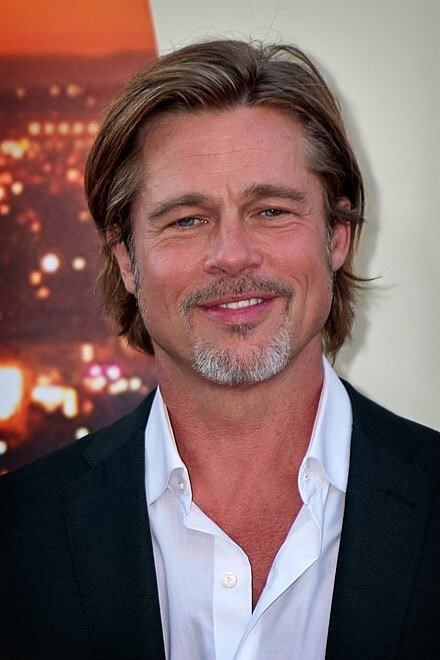
#> input picture face-test-new.jpg, 440 x 660 px
$ python -i quality_models.py   (imports and definitions only)   (older library calls are emulated)
#> lines starting #> are read from the running program, lines starting #| are printed output that depends on the picture
'''
Enhanced Face Quality Models with ONNX Support
'''

import numpy as np
import onnxruntime as ort
from typing import Dict, Any, List, Tuple, Optional
from dataclasses import dataclass
import cv2
import logging
import os # Make sure os is imported for getenv in AdvancedQualityAssessor

logger = logging.getLogger(__name__)

@dataclass
class QualityMetrics:
    """Comprehensive quality metrics"""
    overall_score: float
    sharpness: float
    brightness: float
    contrast: float
    face_size_score: float
    pose_quality: float
    symmetry_score: float
    skin_quality: float
    expression_quality: float
    occlusion_score: float
    blur_score: float
    noise_level: float
    illumination_uniformity: float

@dataclass
class FacePose:
    """Face pose angles"""
    yaw: float  # Left-right rotation
    pitch: float  # Up-down rotation
    roll: float  # Tilt rotation
    frontal_score: float  # How frontal the face is (0-1)

class FaceQualityONNX:
    """ONNX-based face quality assessment model"""

    def __init__(self, model_path: str, device: str = "gpu"):
        self.model_path = model_path
        self.device = device
        self.session = None
        self._initialize_model()

    def _initialize_model(self):
        """Initialize ONNX model with optimized settings"""
        try:
            # Session options for optimization
            sess_options = ort.SessionOptions()
            sess_options.graph_optimization_level = ort.GraphOptimizationLevel.ORT_ENABLE_ALL
            sess_options.enable_mem_pattern = True
            sess_options.enable_cpu_mem_arena = True

            # Providers based on device
            providers = []
            if self.device == "gpu" and 'CUDAExecutionProvider' in ort.get_available_providers():
                providers.append(('CUDAExecutionProvider', {
                    'device_id': 0,
                    'arena_extend_strategy': 'kNextPowerOfTwo',
                    'gpu_mem_limit': 200 * 1024 * 1024,  # 200MB
                    'cudnn_conv_algo_search': 'EXHAUSTIVE',
                }))
            providers.append('CPUExecutionProvider')

            self.session = ort.InferenceSession(
                self.model_path,
                sess_options=sess_options,
                providers=providers
            )

            # Get input/output info
            self.input_name = self.session.get_inputs()[0].name
            self.input_shape = self.session.get_inputs()[0].shape
            self.output_names = [o.name for o in self.session.get_outputs()]

            logger.info(f"Face quality model loaded: {self.model_path}")

        except Exception as e:
            logger.error(f"Failed to load quality model: {e}")
            # Fallback to rule-based assessment
            self.session = None

    # [75 lines left out: functions assess_quality, _assess_with_model, _preprocess_for_model, _calculate_all_metrics, not called in this run]

class AdvancedQualityAssessor:
    """Advanced quality assessment with multiple techniques"""

    def __init__(self, enable_ml_model: bool = True):
        self.enable_ml_model = enable_ml_model
        self.ml_model = None

        if enable_ml_model:
            try:
                # Ensure model path is correct, assuming it's relative to app.py or an absolute path is set via ENV
                model_path = os.getenv('MODEL_PATH', '/app/models/face_quality_v2.onnx')
                self.ml_model = FaceQualityONNX(model_path)
            except Exception as e:
                logger.warning(f"ML model not available: {e}")
                self.ml_model = None # Ensure it's None if init fails

    def comprehensive_assessment(self, face_image: np.ndarray) -> Dict[str, Any]:
        """Perform comprehensive quality assessment"""

        # Basic image checks
        if face_image is None or face_image.size == 0:
            return self._empty_result()

        # Get quality metrics
        if self.ml_model and self.ml_model.session: # Check if session is initialized
            metrics = self.ml_model.assess_quality(face_image)
        else:
            metrics = self._calculate_all_metrics(face_image)

        # Analyze pose
        pose = self._estimate_face_pose(face_image)

        # Generate recommendations
        recommendations = self._generate_recommendations(metrics, pose)

        # Calculate category
        category = self._determine_category(metrics.overall_score)

        return {
            "overall_score": metrics.overall_score,
            "category": category,
            "metrics": {
                "sharpness": metrics.sharpness,
                "brightness": metrics.brightness,
                "contrast": metrics.contrast,
                "face_size": metrics.face_size_score,
                "pose_quality": metrics.pose_quality,
                "symmetry": metrics.symmetry_score,
                "skin_quality": metrics.skin_quality,
                "expression": metrics.expression_quality,
                "occlusion": metrics.occlusion_score,
                "blur": metrics.blur_score,
                "noise": metrics.noise_level,
                "illumination": metrics.illumination_uniformity
            },
            "pose": {
                "yaw": pose.yaw,
                "pitch": pose.pitch,
                "roll": pose.roll,
                "frontal_score": pose.frontal_score
            },
            "recommendations": recommendations,
            "usable_for": self._determine_use_cases(metrics)
        }

    def _calculate_all_metrics(self, face_image: np.ndarray) -> QualityMetrics:
        """Calculate all quality metrics using computer vision"""

        # Convert to grayscale for analysis
        gray = cv2.cvtColor(face_image, cv2.COLOR_BGR2GRAY)

        # Basic metrics
        sharpness = self._calculate_sharpness_advanced(gray)
        brightness = self._calculate_brightness_advanced(gray)
        contrast = self._calculate_contrast_advanced(gray)

        # Face-specific metrics
        face_size_score = self._calculate_face_size_score(face_image)
        pose_quality = self._estimate_pose_quality(face_image) # Uses _estimate_face_pose
        symmetry_score = self._calculate_symmetry(gray)

        # Quality metrics
        skin_quality = self._assess_skin_quality(face_image)
        expression_quality = self._assess_expression_quality(gray)
        occlusion_score = self._detect_occlusions_advanced(face_image)

        # Image quality metrics
        blur_score = self._calculate_motion_blur(gray) # Uses _calculate_sharpness_advanced
        noise_level = self._calculate_noise_level_advanced(gray)
        illumination_uniformity = self._calculate_illumination_uniformity(gray)

        # Calculate overall score
        overall = self._calculate_weighted_score({
            'sharpness': (sharpness, 0.20),
            'brightness': (brightness, 0.15),
            'contrast': (contrast, 0.10),
            'face_size': (face_size_score, 0.10),
            'pose_quality': (pose_quality, 0.15),
            'symmetry': (symmetry_score, 0.05),
            'skin_quality': (skin_quality, 0.05),
            'occlusion': (1.0 - occlusion_score, 0.10), # Inverted: higher occlusion = lower score contribution
            'blur': (1.0 - blur_score, 0.05), # Inverted: higher blur = lower score contribution
            'illumination': (illumination_uniformity, 0.05)
        })

        return QualityMetrics(
            overall_score=overall,
            sharpness=sharpness,
            brightness=brightness,
            contrast=contrast,
            face_size_score=face_size_score,
            pose_quality=pose_quality,
            symmetry_score=symmetry_score,
            skin_quality=skin_quality,
            expression_quality=expression_quality,
            occlusion_score=occlusion_score,
            blur_score=blur_score,
            noise_level=noise_level,
            illumination_uniformity=illumination_uniformity
        )

    def _calculate_sharpness_advanced(self, gray_image: np.ndarray) -> float:
        """Advanced sharpness calculation using multiple methods"""
        if gray_image is None or gray_image.size == 0: return 0.0

        # Method 1: Laplacian variance
        laplacian = cv2.Laplacian(gray_image, cv2.CV_64F)
        laplacian_var = laplacian.var()
        laplacian_score = min(laplacian_var / 500.0, 1.0)

        # Method 2: Gradient magnitude
        grad_x = cv2.Sobel(gray_image, cv2.CV_64F, 1, 0, ksize=3)
        grad_y = cv2.Sobel(gray_image, cv2.CV_64F, 0, 1, ksize=3)
        gradient_mag = np.sqrt(grad_x**2 + grad_y**2)
        gradient_score = min(gradient_mag.mean() / 50.0, 1.0)

        # Method 3: High-frequency content
        fft = np.fft.fft2(gray_image)
        fft_shift = np.fft.fftshift(fft)
        magnitude = np.abs(fft_shift)

        # Calculate high-frequency energy
        h, w = gray_image.shape
        center_h, center_w = h // 2, w // 2
        radius = min(h, w) // 4

        y, x = np.ogrid[:h, :w]
        mask = (x - center_w)**2 + (y - center_h)**2 > radius**2
        high_freq_energy = np.sum(magnitude[mask])
        total_energy = np.sum(magnitude)

        freq_score = high_freq_energy / total_energy if total_energy > 0 else 0.0

        # Combine scores
        sharpness = (laplacian_score * 0.4 + gradient_score * 0.4 + freq_score * 0.2)

        return float(min(max(sharpness, 0.0), 1.0))

    def _calculate_symmetry(self, gray_image: np.ndarray) -> float:
        """Calculate facial symmetry"""
        if gray_image is None or gray_image.size == 0: return 0.0
        h, w = gray_image.shape

        # Split image into left and right halves
        mid = w // 2
        if mid == 0: return 0.0 # Image too narrow
        left_half = gray_image[:, :mid]
        right_half = gray_image[:, mid:]

        # Flip right half
        right_flipped = cv2.flip(right_half, 1)

        # Ensure same size
        min_width = min(left_half.shape[1], right_flipped.shape[1])
        if min_width == 0: return 0.0
        left_half = left_half[:, :min_width]
        right_flipped = right_flipped[:, :min_width]

        # Calculate similarity
        if left_half.shape == right_flipped.shape and left_half.size > 0:
            # Method 1: Structural Similarity
            diff = cv2.absdiff(left_half, right_flipped)
            similarity = 1.0 - (diff.mean() / 255.0)

            # Method 2: Correlation
            try:
                correlation = cv2.matchTemplate(left_half, right_flipped, cv2.TM_CCOEFF_NORMED)
                corr_score = correlation[0][0] if correlation.size > 0 else 0.0
            except cv2.error: # Happens if one image is too small for template matching
                corr_score = 0.0

            symmetry = (similarity * 0.6 + corr_score * 0.4)
        else:
            symmetry = 0.5

        return float(min(max(symmetry, 0.0), 1.0))

    # [44 lines left out: function _detect_occlusions_advanced, not called in this run]

    def _estimate_face_pose(self, face_image: np.ndarray) -> FacePose:
        """Estimate face pose angles"""
        if face_image is None or face_image.size == 0:
            return FacePose(yaw=0.0, pitch=0.0, roll=0.0, frontal_score=0.0)

        h, w = face_image.shape[:2]
        if h == 0 or w == 0:
            return FacePose(yaw=0.0, pitch=0.0, roll=0.0, frontal_score=0.0)

        gray = cv2.cvtColor(face_image, cv2.COLOR_BGR2GRAY)

        # Estimate yaw (left-right)
        mid_w = w // 2
        if mid_w == 0: yaw = 0.0
        else:
            left_half = gray[:, :mid_w]
            right_half = gray[:, mid_w:]
            left_energy = left_half.mean() if left_half.size > 0 else 0
            right_energy = right_half.mean() if right_half.size > 0 else 0
            energy_diff = (left_energy - right_energy) / max(left_energy, right_energy, 1)
            yaw = energy_diff * 30  # Convert to approximate degrees

        # Estimate pitch (up-down)
        mid_h = h // 2
        if mid_h == 0: pitch = 0.0
        else:
            upper_half = gray[:mid_h, :]
            lower_half = gray[mid_h:, :]
            upper_energy = upper_half.mean() if upper_half.size > 0 else 0
            lower_energy = lower_half.mean() if lower_half.size > 0 else 0
            vertical_diff = (upper_energy - lower_energy) / max(upper_energy, lower_energy, 1)
            pitch = vertical_diff * 20

        # Roll is harder to estimate without landmarks
        roll = 0.0

        # Calculate frontal score
        frontal_score = 1.0 - (abs(yaw) + abs(pitch)) / 60.0 # Max deviation of 60 degrees sum
        frontal_score = max(0.0, min(1.0, frontal_score))

        return FacePose(
            yaw=float(yaw),
            pitch=float(pitch),
            roll=float(roll),
            frontal_score=float(frontal_score)
        )

    # [73 lines left out: functions _calculate_weighted_score, _determine_use_cases, _empty_result, _generate_recommendations, _determine_category, not called in this run]

    def _calculate_brightness_advanced(self, gray_image: np.ndarray) -> float:
        if gray_image is None or gray_image.size == 0: return 0.0
        brightness = gray_image.mean() / 255.0
        # Score is 1 at 0.5 brightness, 0 at 0 or 1
        return max(0.0, 1.0 - abs(brightness - 0.5) * 2)

    def _calculate_contrast_advanced(self, gray_image: np.ndarray) -> float:
        if gray_image is None or gray_image.size == 0: return 0.0
        contrast = gray_image.std() / 128.0 # Normalize std dev (max std dev for uint8 is ~127.5)
        return min(contrast, 1.0)

    def _calculate_face_size_score(self, face_image: np.ndarray) -> float:
        if face_image is None or face_image.size == 0: return 0.0
        h, w = face_image.shape[:2]
        area = h * w
        # Ideal area could be e.g. 100x100 pixels for a good quality crop
        ideal_area = 100*100
        return min(area / ideal_area, 1.0)

    def _estimate_pose_quality(self, face_image: np.ndarray) -> float:
        pose = self._estimate_face_pose(face_image)
        return pose.frontal_score

    def _assess_skin_quality(self, face_image: np.ndarray) -> float:
        if face_image is None or face_image.size == 0: return 0.0
        # Convert to YCrCb and check Cr Cb variance for skin tone consistency
        try:
            ycrcb = cv2.cvtColor(face_image, cv2.COLOR_BGRYCrCb)
            _, cr, cb = cv2.split(ycrcb)
            # Skin pixels typically fall in a certain range in CrCb space
            # This is a very simplified check for variance in those channels
            cr_std = cr.std()
            cb_std = cb.std()
            # Lower std dev might mean more uniform skin tone
            # Normalize score: higher is better (less variance)
            skin_variance_score = 1.0 - min((cr_std + cb_std) / 100.0, 1.0) # Arbitrary scaling
            return skin_variance_score
        except cv2.error:
            return 0.5 # Fallback if color conversion fails

    # [46 lines left out: functions _assess_expression_quality, _calculate_motion_blur, _calculate_noise_level_advanced, _calculate_illumination_uniformity, not called in this run]

>>> import cv2
>>> picture = cv2.imread('../../face-test-new.jpg')
#> picture is the input picture: shape (660, 440, 3); mean B, G, R 97.9, 99.1, 125.4
>>> result = AdvancedQualityAssessor().comprehensive_assessment(picture)
#> (the call stopped at in _initialize_model, `sess_options = ort.SessionOptions()`: onnxruntime is not available in this run)
#> in _calculate_sharpness_advanced, `laplacian = cv2.Laplacian(gray_image, cv2.CV_64F)`:
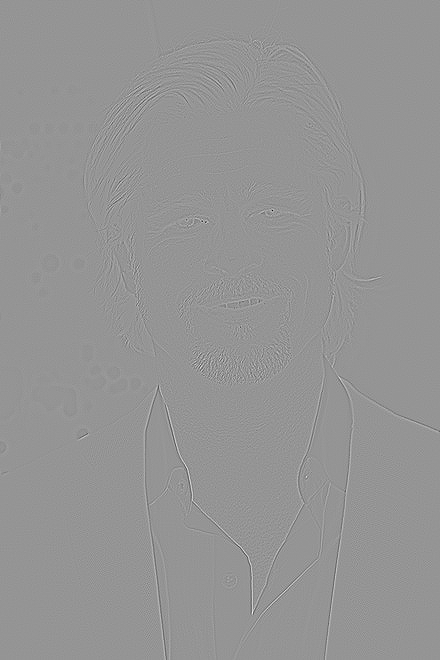
#> laplacian: shape (660, 440) float64; min -588, max 419, mean 0; drawn with min black and max white
#> in _calculate_sharpness_advanced, `laplacian_var = laplacian.var()`: laplacian_var = 560.7
#> in _calculate_sharpness_advanced, `laplacian_score = min(laplacian_var / 500.0, 1.0)`: laplacian_score = 1
#> in _calculate_sharpness_advanced, `gradient_mag = np.sqrt(grad_x**2 + grad_y**2)`:
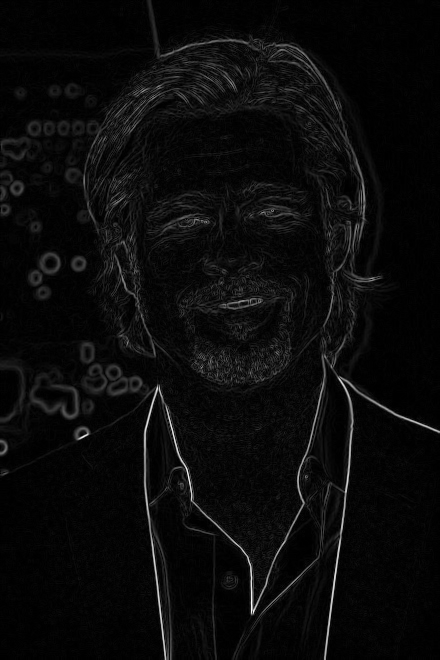
#> gradient_mag: shape (660, 440) float64; min 0, max 968.1, mean 42.1; drawn with min black and max white
#> in _calculate_sharpness_advanced, `gradient_score = min(gradient_mag.mean() / 50.0, 1.0)`: gradient_score = 0.841
#> in _calculate_sharpness_advanced, `high_freq_energy = np.sum(magnitude[mask])`: high_freq_energy = 782646258.5
#> in _calculate_sharpness_advanced, `total_energy = np.sum(magnitude)`: total_energy = 1.77e+09
#> in _calculate_sharpness_advanced, `freq_score = high_freq_energy / total_energy if total_energy > 0 else ..`: freq_score = 0.441
#> in _calculate_sharpness_advanced, `sharpness = (laplacian_score * 0.4 + gradient_score * 0.4 + freq_score..`: sharpness = 0.825
#> in _calculate_brightness_advanced, `brightness = gray_image.mean() / 255.0`: brightness = 0.419
#> in _calculate_all_metrics, `brightness = self._calculate_brightness_advanced(gray)`: brightness = 0.838
#> in _calculate_contrast_advanced, `contrast = gray_image.std() / 128.0`: contrast = 0.538
#> in _calculate_all_metrics, `face_size_score = self._calculate_face_size_score(face_image)`: face_size_score = 1
#> in _estimate_face_pose, `right_half = gray[:, mid_w:]`:
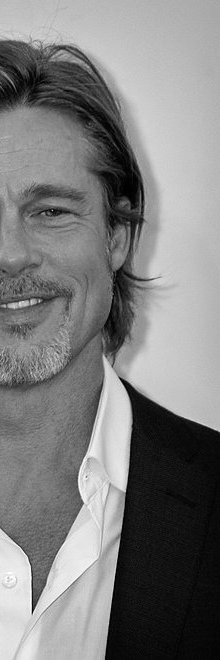
#> right_half: shape (660, 220); min 0, max 254, mean 126.4
#> in _estimate_face_pose, `left_energy = left_half.mean() if left_half.size > 0 else 0`: left_energy = 87.18
#> in _estimate_face_pose, `right_energy = right_half.mean() if right_half.size > 0 else 0`: right_energy = 126.4
#> in _estimate_face_pose, `energy_diff = (left_energy - right_energy) / max(left_energy, right_en..`: energy_diff = -0.311
#> in _estimate_face_pose, `yaw = energy_diff * 30`: yaw = -9.32
#> in _estimate_face_pose, `upper_half = gray[:mid_h, :]`:
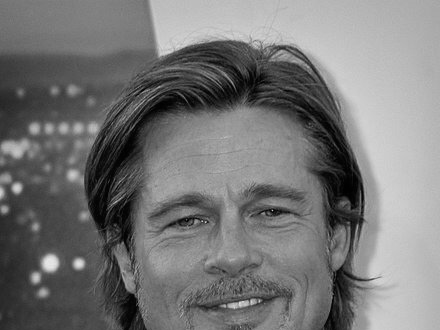
#> upper_half: shape (330, 440); min 0, max 231, mean 118.7
#> in _estimate_face_pose, `lower_half = gray[mid_h:, :]`:
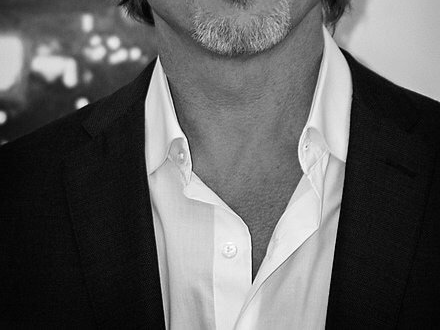
#> lower_half: shape (330, 440); min 1, max 254, mean 94.9
#> in _estimate_face_pose, `upper_energy = upper_half.mean() if upper_half.size > 0 else 0`: upper_energy = 118.7
#> in _estimate_face_pose, `lower_energy = lower_half.mean() if lower_half.size > 0 else 0`: lower_energy = 94.91
#> in _estimate_face_pose, `vertical_diff = (upper_energy - lower_energy) / max(upper_energy, lowe..`: vertical_diff = 0.2
#> in _estimate_face_pose, `pitch = vertical_diff * 20`: pitch = 4.01
#> in _estimate_face_pose, `frontal_score = 1.0 - (abs(yaw) + abs(pitch)) / 60.0`: frontal_score = 0.778
#> in _calculate_symmetry, `right_flipped = cv2.flip(right_half, 1)`:
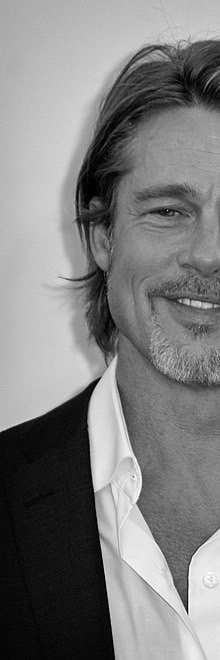
#> right_flipped: shape (660, 220); min 0, max 254, mean 126.4
#> in _calculate_symmetry, `diff = cv2.absdiff(left_half, right_flipped)`:
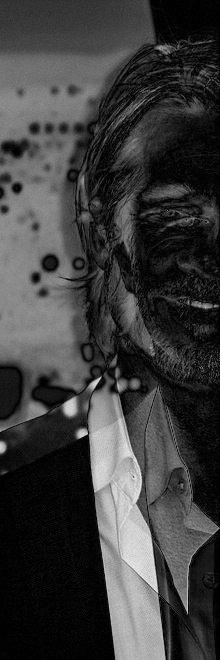
#> diff: shape (660, 220); min 0, max 236, mean 60.1
#> in _calculate_symmetry, `similarity = 1.0 - (diff.mean() / 255.0)`: similarity = 0.764
#> in _calculate_symmetry, `correlation = cv2.matchTemplate(left_half, right_flipped, cv2.TM_CCOEF..`: correlation = [0.403]
#> in _calculate_symmetry, `corr_score = correlation[0][0] if correlation.size > 0 else 0.0`: corr_score = 0.403
#> in _calculate_symmetry, `symmetry = (similarity * 0.6 + corr_score * 0.4)`: symmetry = 0.62
#> (the run stopped early here; a loop or call above may not have finished)

$ run again, on test-face.png
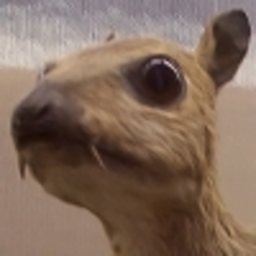
#> input picture test-face.png, 256 x 256 px
#> picture is the input picture: shape (256, 256, 3); mean B, G, R 90.7, 105.6, 128.7
#> laplacian_var = 18.7
#> laplacian_score = 0.0374
#> gradient_score = 0.55
#> high_freq_energy = 9484074.3
#> total_energy = 85594561.5
#> freq_score = 0.111
#> in _calculate_sharpness_advanced, `sharpness = (laplacian_score * 0.4 + gradient_score * 0.4 + freq_score..`: sharpness = 0.257
#> in _calculate_brightness_advanced, `brightness = gray_image.mean() / 255.0`: brightness = 0.435
#> in _calculate_all_metrics, `brightness = self._calculate_brightness_advanced(gray)`: brightness = 0.869
#> in _calculate_contrast_advanced, `contrast = gray_image.std() / 128.0`: contrast = 0.345
#> face_size_score = 1
#> left_energy = 114.5
#> right_energy = 107.1
#> energy_diff = 0.0652
#> yaw = 1.96
#> in _estimate_face_pose, `lower_half = gray[mid_h:, :]`:
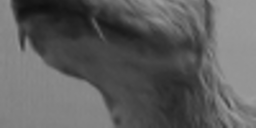
#> lower_half: shape (128, 256); min 15, max 158, mean 94.4
#> upper_energy = 127.2
#> lower_energy = 94.38
#> vertical_diff = 0.258
#> pitch = 5.16
#> frontal_score = 0.881
#> in _calculate_symmetry, `diff = cv2.absdiff(left_half, right_flipped)`:
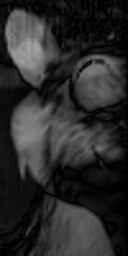
#> diff: shape (256, 128); min 0, max 164, mean 43.1
#> similarity = 0.831
#> correlation = [0.153]
#> corr_score = 0.153
#> symmetry = 0.56
